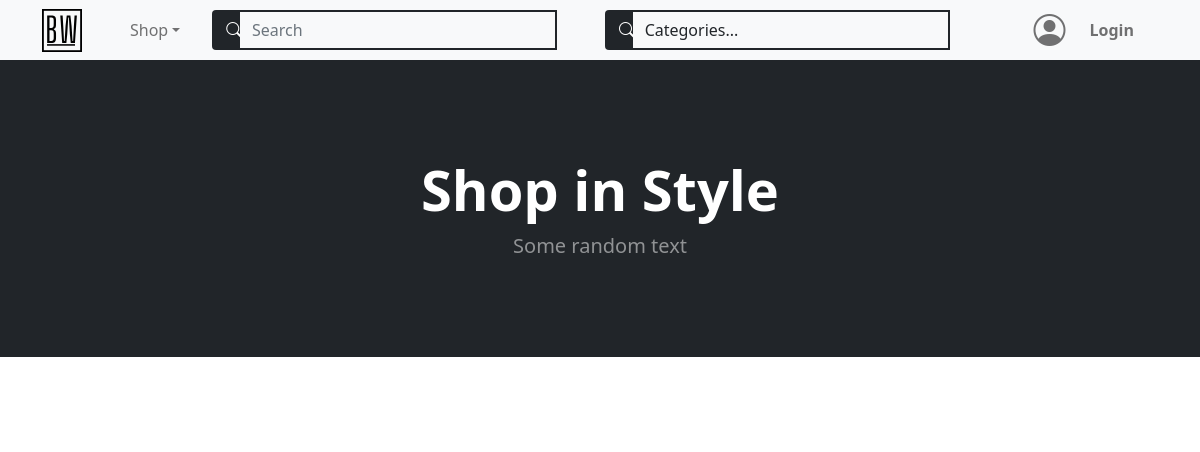
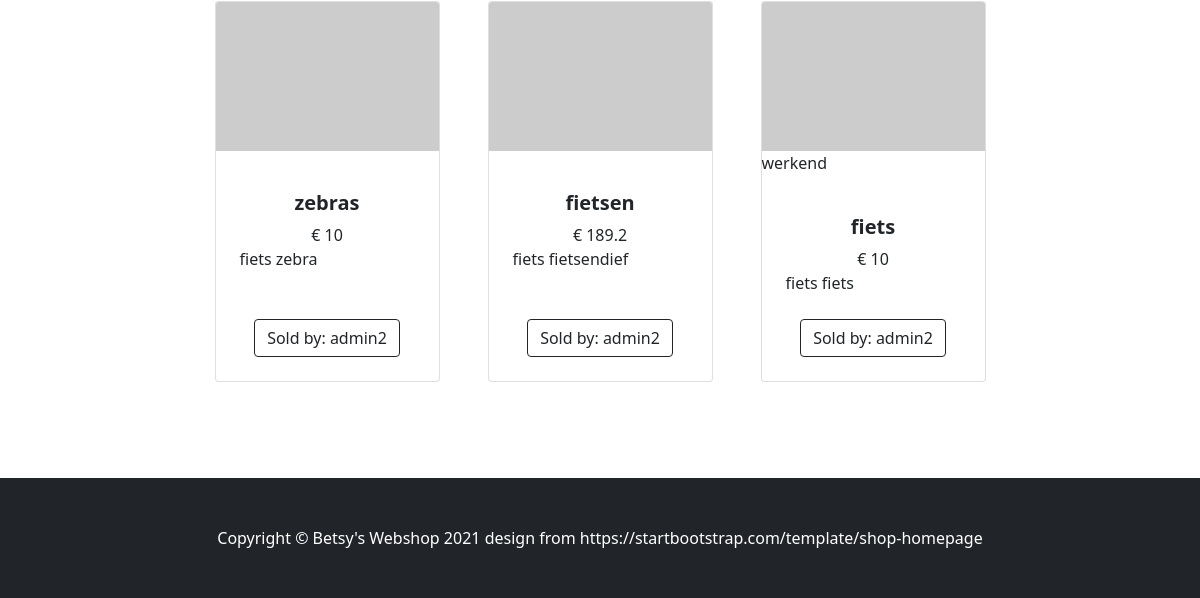
Page /home on the earlier database version (2 pictures, top to bottom).
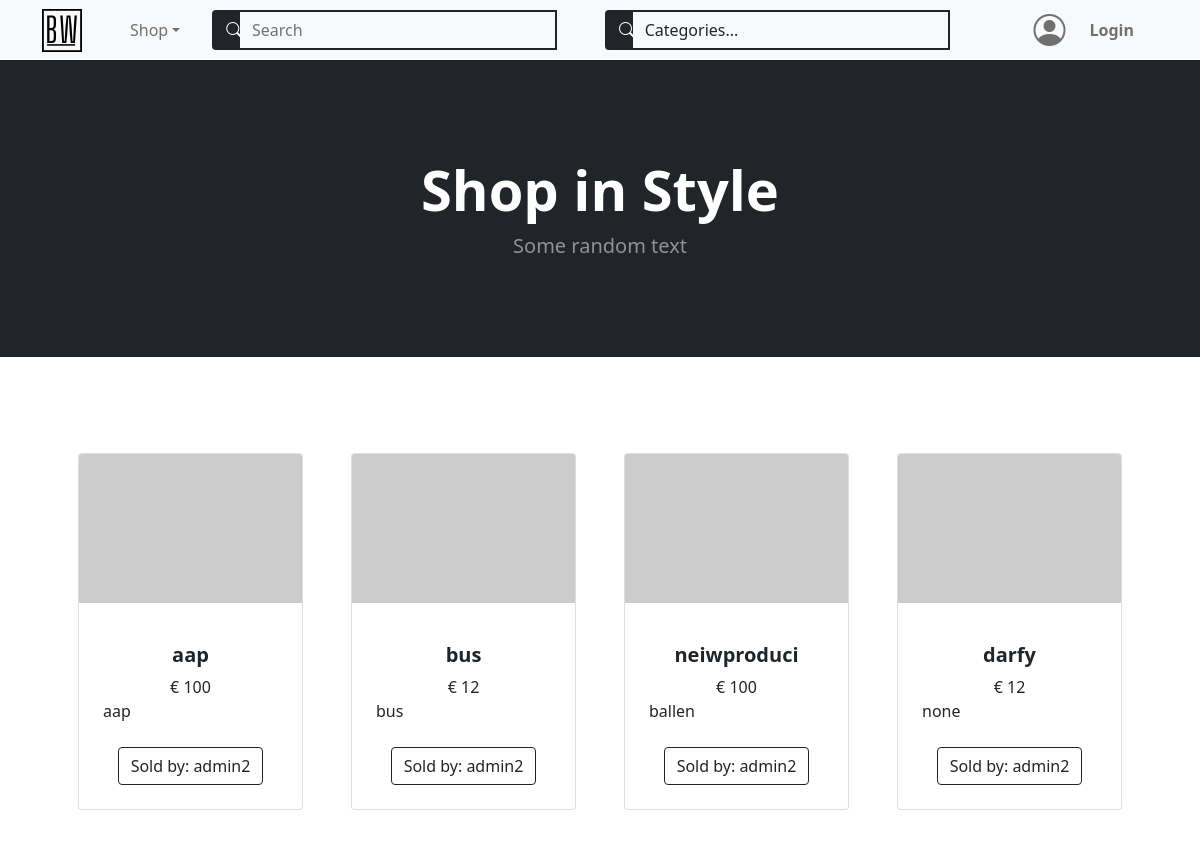
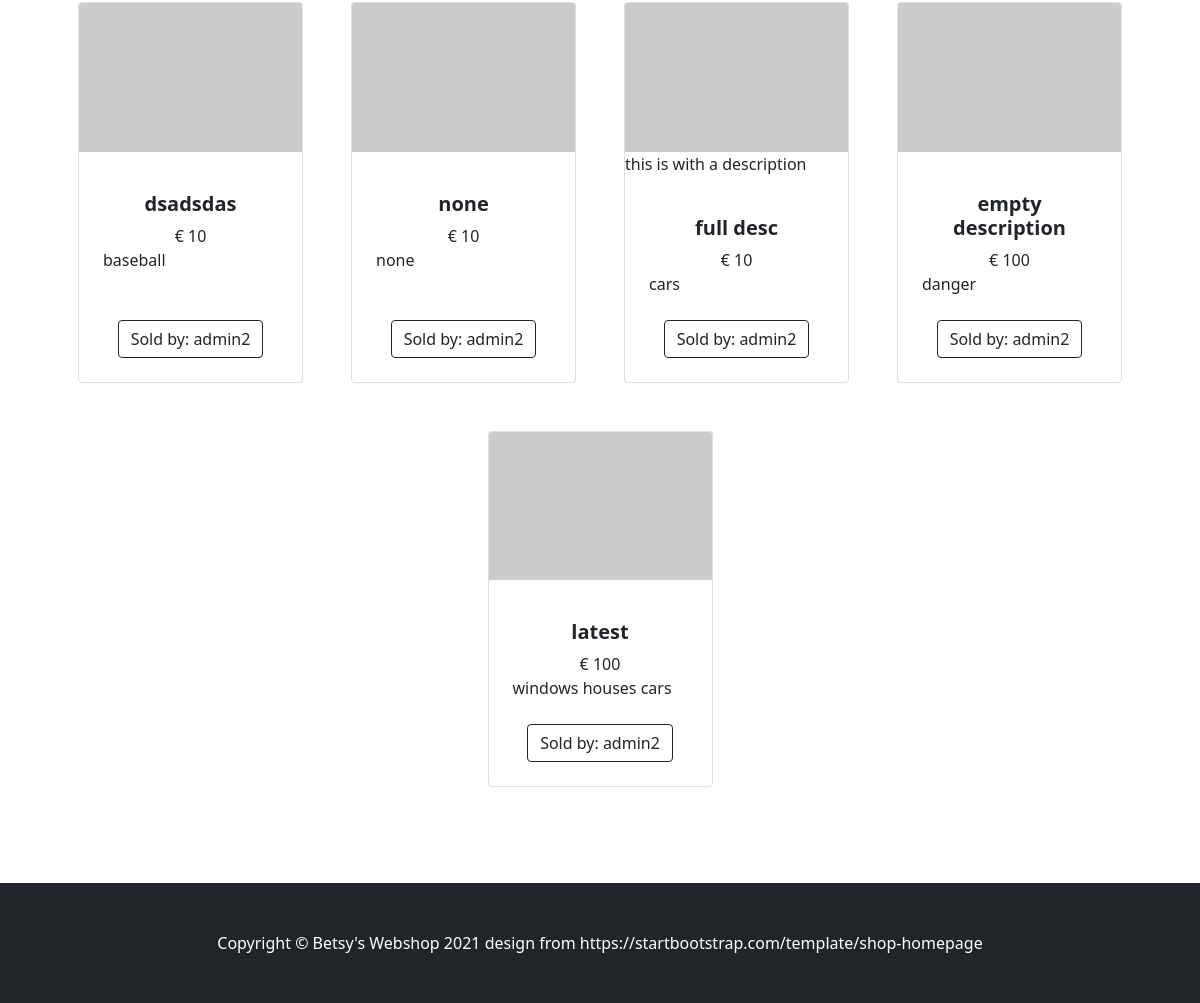
Same page on the later database version (2 pictures, top to bottom).
### models.py (models this page shows)
class BaseModel(db_wrapper.Model):
    class Meta:
        database = db

class Product(BaseModel):
    name = CharField(max_length=50)
    description = TextField(null=True)
    price_per_unit = DecimalField(
        constraints=[Check("price_per_unit >= 0")],
        decimal_places=2,
        auto_round=True,
        null=True,
        default=0,
        max_digits=10,
    )
    stock = IntegerField(default=1)
    owner = ForeignKeyField(User, backref="products")
    date_posted = DateTimeField(formats="%Y-%m-%d %H:%M", default=datetime.now())

class ProductTag(BaseModel):
    product = ForeignKeyField(Product, index=True, backref="tags")
    tag = ForeignKeyField(Tag, index=True, backref="products")

class Tag(BaseModel):
    name = CharField(unique=True, max_length=30)

class User(BaseModel, UserMixin):
    first_name = CharField(index=True, max_length=30, null=True)
    last_name = CharField(max_length=120, null=True)
    address = CharField(max_length=200, null=True)
    city = CharField(max_length=50, null=True)
    country = CharField(max_length=50, null=True)
    cc_number = IntegerField(unique=True, null=True)
    username = CharField(index=True, max_length=30, unique=True)
    email = CharField(index=True, max_length=50, unique=True)
    password = CharField(max_length=20)

### routes.py (the view)
@app.route("/", methods=["GET", "POST"])
@app.route("/home", methods=["GET", "POST"])
def home():
    users = User.select()
    products = Product.select().order_by(Product.id.desc())
    login_form = LoginForm()
    register_form = RegistrationForm()
    search_term_form = SearchByTermForm()
    search_tag_form = SearchByTagForm()
    search_tag_form.search_tag.choices = get_alpha_tag_names()
    return render_template(
        "index.html",
        title="Home",
        users=users,
        products=products,
        login_form=login_form,
        register_form=register_form,
        search_term_form=search_term_form,
        search_tag_form=search_tag_form,
    )

### forms.py (shortened to what this page needs)
class LoginForm(FlaskForm):
    email = StringField(
        "Email", validators=[InputRequired(), Length(min=5, max=50), Email()]
    )
    password = PasswordField("Your Password", validators=[InputRequired()])
    login = SubmitField("Login!")

class RegistrationForm(FlaskForm):
    username = StringField(
        "Username",
        validators=[InputRequired(), Length(min=5, max=30)],
    )
    email = StringField(
        "Email", validators=[InputRequired(), Length(min=5, max=50), Email()]
    )
    password = PasswordField(
        "Set Password",
        validators=[
            InputRequired(),
            EqualTo(
                "password_confirm", message="Password must be identical in both inputs"
            ),
            Length(min=5, max=20),
        ],
    )
    password_confirm = PasswordField("Confirm Password")
    submit = SubmitField("Sign Up")

### main.py (called while the page is built)
def get_alpha_tag_names() -> tuple[Tag]:
    tags = Tag.select().order_by(Tag.name)
    tag_list = [(tag.name, tag.name) for tag in tags]
    tag_list.insert(0, (None, "Categories..."))
    return tag_list

### templates/index.html
{% extends "base.html" %} {% block content %}
<section class="py-5">
  <div class="container px-4 px-lg-5 mt-5">
    <div
      class="
        row
        gx-4 gx-lg-5
        row-cols-2 row-cols-md-3 row-cols-xl-4
        justify-content-center
      "
    >
      {% for product in products %}
      <div class="col mb-5">
        <div class="card h-100">
          <img
            class="card-img-top"
            src="https://dummyimage.com/450x300/dee2e6/6c757d.jpg"
            alt="..."
          />
          <p>{{product.description}}</p>
          <div class="card-body p-4">
            <div class="text-center">
              <h5 class="fw-bolder">{{product.name}}</h5>
              € {{product.price_per_unit}}
            </div>
            {%for pt in product.tags%} {{pt.tag.name}} {%endfor%}
          </div>
          <div class="card-footer p-4 pt-0 border-top-0 bg-transparent">
            <div class="text-center">
              <a class="btn btn-outline-dark mt-auto" href="#"
                >Sold by: {{product.owner.username}}</a
              >
            </div>
          </div>
        </div>
      </div>
      {% endfor %}
    </div>
  </div>
</section>
{% endblock content %}

Differences in the rows shown:
removed Product: name "zebras", price_per_unit "10", owner.username "admin2"
removed ProductTag: tag.name "fiets", shown under Product "zebras"
removed ProductTag: tag.name "zebra", shown under Product "zebras"
removed Product: name "fietsen", price_per_unit "189.2", owner.username "admin2"
removed ProductTag: tag.name "fiets", shown under Product "fietsen"
removed ProductTag: tag.name "fietsendief", shown under Product "fietsen"
removed Product: description "werkend", name "fiets", price_per_unit "10", owner.username "admin2"
removed ProductTag: tag.name "fiets", shown under Product "werkend"
removed ProductTag: tag.name "fiets", shown under Product "werkend"
added Product: name "aap", price_per_unit "100", owner.username "admin2"
now on this page (row edited): ProductTag: tag.name "aap"
added Product: name "bus", price_per_unit "12", owner.username "admin2"
now on this page (row edited): ProductTag: tag.name "bus"
added Product: name "neiwproduci", price_per_unit "100", owner.username "admin2"
now on this page (row edited): ProductTag: tag.name "ballen", shown under "neiwproduci"
added Product: name "darfy", price_per_unit "12", owner.username "admin2"
now on this page (row edited): ProductTag: tag.name "none", shown under "darfy"
added Product: name "dsadsdas", price_per_unit "10", owner.username "admin2"
now on this page (row edited): ProductTag: tag.name "baseball", shown under "dsadsdas"
added Product: name "none", price_per_unit "10", owner.username "admin2"
changed Product: gains ProductTag (tag.name "none")
added Product: description "this is with a description", name "full desc", price_per_unit "10", owner.username "admin2"
changed Product: gains ProductTag (tag.name "cars")
added Product: name "empty description", price_per_unit "100", owner.username "admin2"
changed Product: gains ProductTag (tag.name "danger")
added Product: name "latest", price_per_unit "100", owner.username "admin2"
now on this page (row edited): ProductTag: tag.name "windows", shown under "latest"
now on this page (row edited): ProductTag: tag.name "houses", shown under "latest"
now on this page (row edited): ProductTag: tag.name "cars", shown under "latest"
